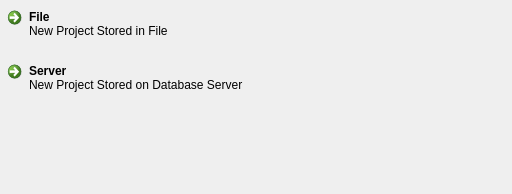
<?xml version="1.0" encoding="UTF-8"?>
<ui version="4.0">
 <class>KexiProjectStorageTypeSelectionPage</class>
 <widget class="QWidget" name="KexiProjectStorageTypeSelectionPage">
  <property name="geometry">
   <rect>
    <x>0</x>
    <y>0</y>
    <width>512</width>
    <height>194</height>
   </rect>
  </property>
  <layout class="QGridLayout" name="gridLayout">
   <property name="margin">
    <number>0</number>
   </property>
   <item row="0" column="0">
    <layout class="QGridLayout" name="_2" columnstretch="0">
     <item row="0" column="0">
      <widget class="KexiCommandLinkButton" name="btn_file">
       <property name="text">
        <string comment="New Project Stored in File">File</string>
       </property>
       <property name="description">
        <string>New Project Stored in File</string>
       </property>
       <property name="arrowVisible" stdset="0">
        <bool>true</bool>
       </property>
      </widget>
     </item>
     <item row="1" column="0">
      <widget class="KexiCommandLinkButton" name="btn_server">
       <property name="text">
        <string comment="New Project Stored on Database Server">Server</string>
       </property>
       <property name="description">
        <string>New Project Stored on Database Server</string>
       </property>
       <property name="arrowVisible" stdset="0">
        <bool>true</bool>
       </property>
      </widget>
     </item>
    </layout>
   </item>
   <item row="0" column="1">
    <widget class="QWidget" name="widget" native="true">
     <property name="sizePolicy">
      <sizepolicy hsizetype="Minimum" vsizetype="Preferred">
       <horstretch>0</horstretch>
       <verstretch>0</verstretch>
      </sizepolicy>
     </property>
    </widget>
   </item>
   <item row="1" column="0">
    <spacer name="verticalSpacer">
     <property name="orientation">
      <enum>Qt::Vertical</enum>
     </property>
     <property name="sizeHint" stdset="0">
      <size>
       <width>20</width>
       <height>58</height>
      </size>
     </property>
    </spacer>
   </item>
  </layout>
 </widget>
 <customwidgets>
  <customwidget>
   <class>KexiCommandLinkButton</class>
   <extends>QCommandLinkButton</extends>
   <header location="global">kexiutils/KexiCommandLinkButton.h</header>
  </customwidget>
 </customwidgets>
 <includes>
  <include location="local">k3listview.h</include>
 </includes>
 <resources/>
 <connections/>
</ui>
